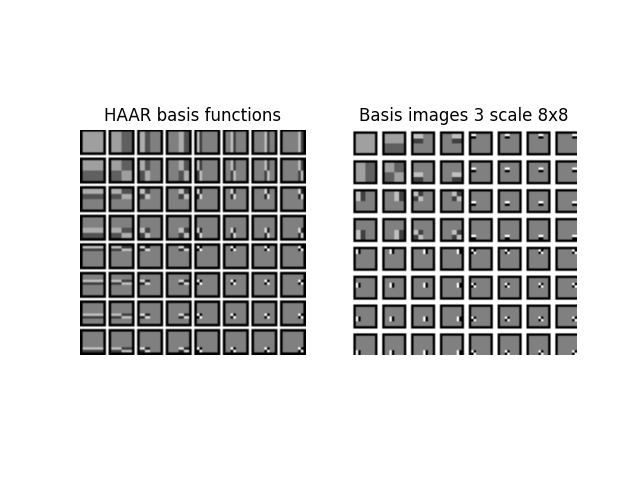

The Python source for this figure:
import matplotlib.pyplot as plt

from libDIP.basisImage4e import basisImage4e
from libDIPUM.haarDWTbasisImage import haarDWTbasisImage

# Parameters
N = 8
P = 1

# Process
S_COMPOSITE, S_DISPLAY = basisImage4e('HAAR', N, P)

# Display
plt.figure()
plt.subplot(1, 2, 1)
plt.imshow(S_DISPLAY, cmap='gray', vmin=S_DISPLAY.min(), vmax=S_DISPLAY.max())
plt.title('HAAR basis functions')
plt.axis('off')

plt.subplot(1, 2, 2)
haarDWTbasisImage(3)
plt.title('Basis images 3 scale 8x8')
plt.axis('off')

# Print to file
plt.savefig('Figure631.png')
plt.show()
